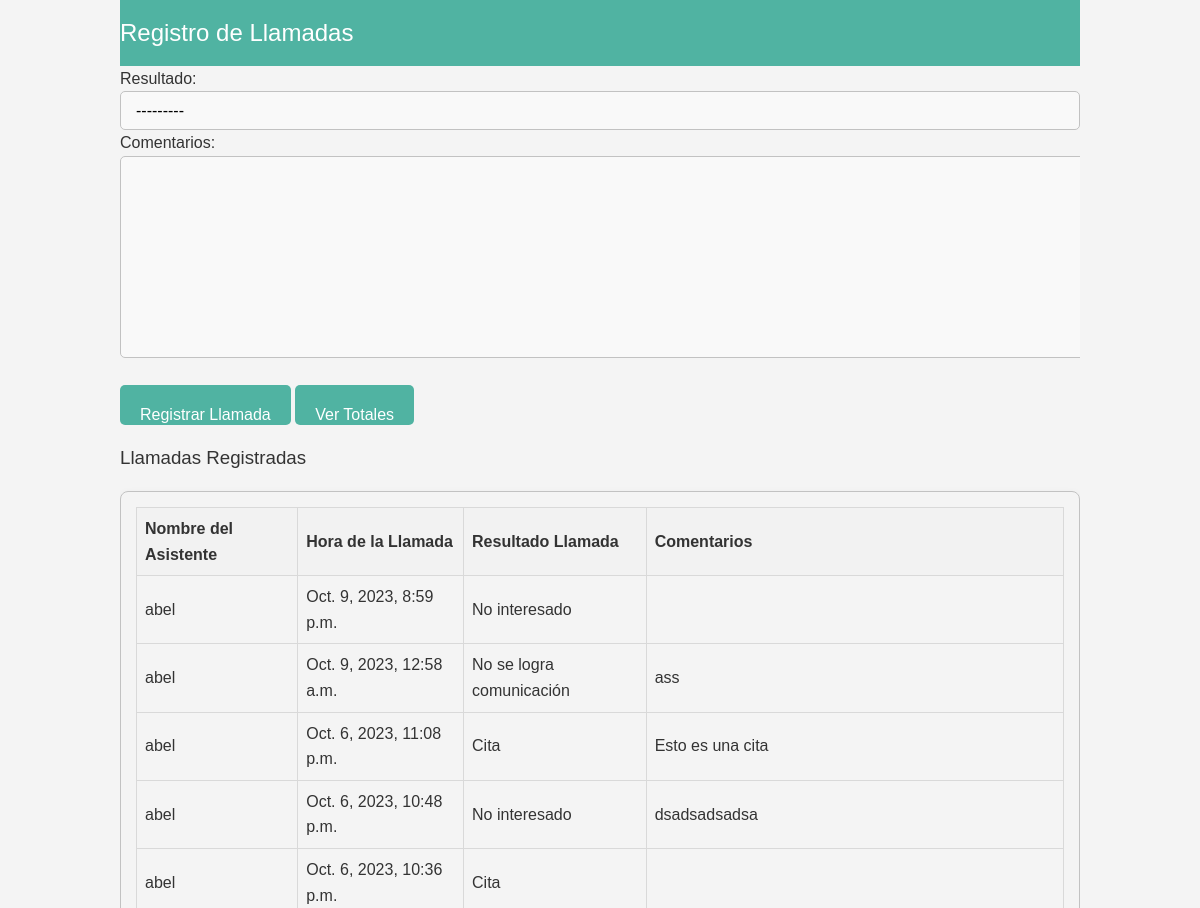
Page /registro_llamadas/ (signed in, upper part) on the earlier database version.
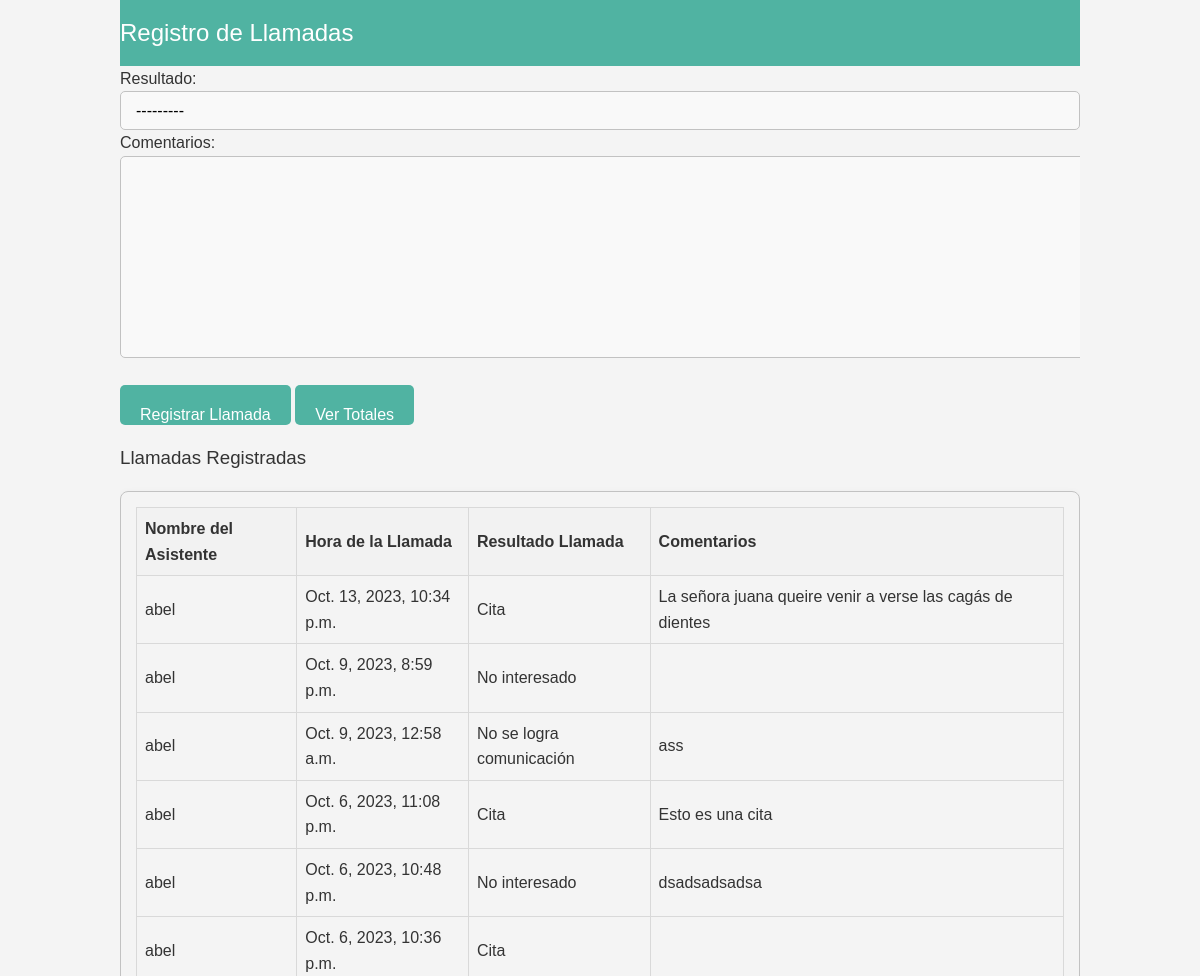
Same page on the later database version.
### llamadas/models.py (models this page shows)
class Llamada(models.Model):
    OPCIONES_RESULTADO = [
        ('cita', 'Cita'),
        ('nocom', 'No se logra comunicación'),
        ('noint', 'No interesado'),
        ('dev', 'Paciente llama de vuelta'),
    ]
    asistente = models.ForeignKey(User, on_delete=models.CASCADE)
    hora = models.DateTimeField(auto_now_add=True)
    resultado = models.CharField(max_length=5, choices=OPCIONES_RESULTADO)
    comentarios = models.TextField(blank=True)
    RESULTADO_NOMBRES = dict(OPCIONES_RESULTADO)

### llamadas/views.py (the view)
# urls.py: path('registro_llamadas/', views.registro_llamadas_view, name='registro_llamadas'),
@login_required
def registro_llamadas_view(request):
    if request.method == 'POST':
        form = LlamadaForm(request.POST)
        if form.is_valid():
            llamada = form.save(commit=False)
            llamada.asistente = request.user
            llamada.save()
            return redirect('registro_llamadas')
    else:
        form = LlamadaForm()
    llamadas = Llamada.objects.filter(asistente=request.user).order_by('-hora')
    es_supervisor = is_supervisor(request.user)
    context = {
        'form': form,
        'llamadas': llamadas,
        'es_supervisor': es_supervisor   # añade la variable es_supervisor al contexto
    }
    return render(request, 'llamadas/registro_llamadas.html', context)

### llamadas/forms.py
class LlamadaForm(forms.ModelForm):
    class Meta:
        model = Llamada
        fields = ['resultado', 'comentarios']

### llamadas/views.py (called while the page is built)
def is_supervisor(user):
    return user.groups.filter(name='SUPERVISOR').exists()

### llamadas/templates/llamadas/registro_llamadas.html (shortened to what this page needs)
{% load static %}
<!DOCTYPE html>
<html lang="en">
<head>
    <link rel="stylesheet" type="text/css" href="{% static 'style_registro_llamadas.css' %}">
</head>
<body>
    <div class="container">
        <header>
            <h2>Registro de Llamadas</h2>
        </header>
        <form method="post">
            {{ form.as_p }}
            <button type="submit" class="button">Registrar Llamada</button>
            {% if es_supervisor %}
            <a href="{% url 'totales_llamadas' %}" class="button">Ver Totales</a>
            {% endif %}
        </form>
        <div class="fade-in">
            <h3>Llamadas Registradas</h3>
            <div class="table-container">
                <table>
                    <tr>
                        <th>Nombre del Asistente</th>
                        <th>Hora de la Llamada</th>
                        <th>Resultado Llamada</th>
                        <th>Comentarios</th>
                    </tr>
                    {% for llamada in llamadas %}
                        <tr>
                            <td>{{ llamada.asistente }}</td>
                            <td>{{ llamada.hora }}</td>
                            <td>{{ llamada.get_resultado_display }}</td>
                            <td>{{ llamada.comentarios }}</td>
                        </tr>
                    {% endfor %}
                </table>
            </div>
        </div>
    </div>
</body>
</html>

Differences in the rows shown:
added Llamada: asistente "abel", hora "Oct. 13, 2023, 10:34 p.m.", resultado "Cita", comentarios "La señora juana queire venir a verse las cagás de dientes"
